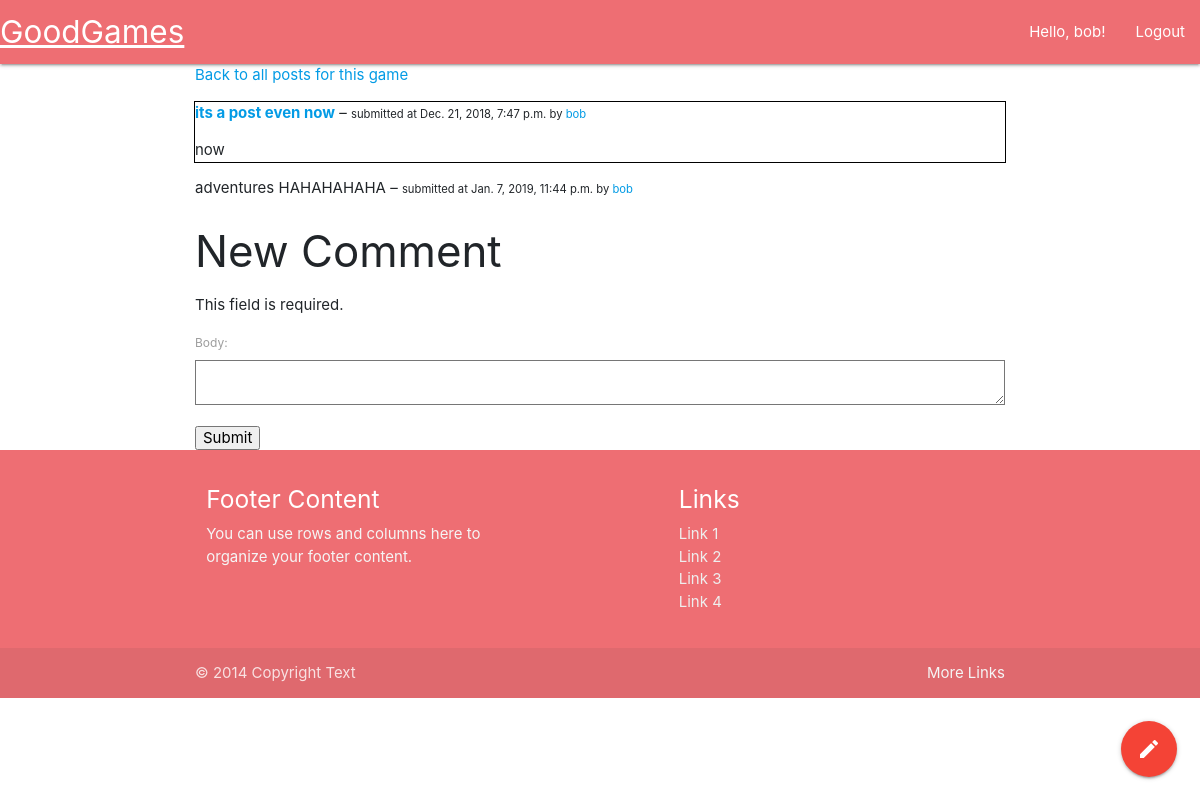
/game/103020/post/3 (signed in), run on the app's committed database.
### goodgames/models.py (models this page shows)
class Post(models.Model):
    title = models.CharField(max_length=100)
    body = models.TextField()
    game = models.ForeignKey(
        Game, on_delete=models.CASCADE, related_name='game')
    date = models.DateTimeField(auto_now=True)
    profile = models.ForeignKey(
        Profile, on_delete=models.CASCADE, related_name='profile')

class Profile(models.Model):
    user = models.OneToOneField(User, on_delete=models.CASCADE)
    name = models.CharField(max_length=50)
    collection = models.ManyToManyField(
        'Game', symmetrical=False, blank=True, related_name="collection")
    wishlist = models.ManyToManyField(
        'Game', symmetrical=False, blank=True, related_name="wishlist")
    def __str__(self):
        return self.name

class Comment(models.Model):
    body = models.TextField()
    post = models.ForeignKey(Post, on_delete=models.CASCADE)
    date = models.DateTimeField(auto_now=True)
    profile = models.ForeignKey(Profile, on_delete=models.CASCADE)

### goodgames/views.py (the view, shortened to what this page needs)
# urls.py: path('game/<int:game_id>/post/<int:post_id>', views.comments_view),
def comments_view(request, game_id, post_id):
    game = Game.objects.filter(igdb_id=game_id).first()
    post = Post.objects.filter(id=post_id).first()
    comments = Comment.objects.filter(post=post)
    form = CommentForm(None or request.POST)
    return render(request, 'post.html', {
        'data': {
            'game': game,
            'user': request.user.profile,
            'post': post,
            'comments': comments,
        },
        'form': form,
    })

### goodgames/forms.py
class CommentForm(forms.Form):
    body = forms.CharField(widget=forms.Textarea, max_length=5000)

### goodgames/templates/post.html (shortened to what this page needs)
{% extends 'base.html' %}
{% block main %}
<body>
    <p><a href="/game/{{ data.game.igdb_id }}/posts">Back to all posts for this game</a></p>
    <div style="outline: 1px solid black">
        <p><a href="/game/{{ data.game.igdb_id }}/post/{{ data.post.id }}"><b>{{ data.post.title }}</b></a> – <span style="font-size: .75em">submitted at {{ data.post.date }} by <a href="/profile/{{ data.post.profile.id }}">{{ data.post.profile }}</a></span></p>
        <p>{{ data.post.body }}
    </div>
    {% for item in data.comments %}
    <p>{{ item.body }} – <span style="font-size: .75em">submitted at {{ item.date }} by <a href="/profile/{{ item.profile.id }}">{{ data.post.profile }}</a></span></p>
    {% endfor %}
    {% if data.user %}
    <h3>New Comment</h3>
    <form action='/game/{{ data.game.igdb_id }}/post/{{ data.post.id }}' method="post">
        {{ form.as_p }}
        <input type='submit' value='Submit'>
    </form>
    {% endif %}
</body>
{% endblock %}

### goodgames/templates/header.html
<nav>
    <div class="nav-wrapper">
        <a href="/" class="brand-logo m6">GoodGames</a>
        <ul id="nav-mobile" class="right hide-on-med-and-down">
        {% if request.user.is_authenticated %}
        <li><a href="/profile/{{ request.user.id }}">Hello, {{ request.user }}!</a></li>
        <li><a href="/logout">Logout</a></li>
        {% else %}
            <li><a href="/login">Sign in</a></li>
            <li><a href="/signup">Sign up</a></li>
        {% endif %}
        </ul>
    </div>
</nav>

### data on the page
Post: post "its a post even now", post "Dec. 21, 2018, 7:47 p.m.", post.profile "bob", post.body "now"
Comment: body "adventures HAHAHAHAHA", date "Jan. 7, 2019, 11:44 p.m."

### other printed values
{{ request.user }} "bob"
